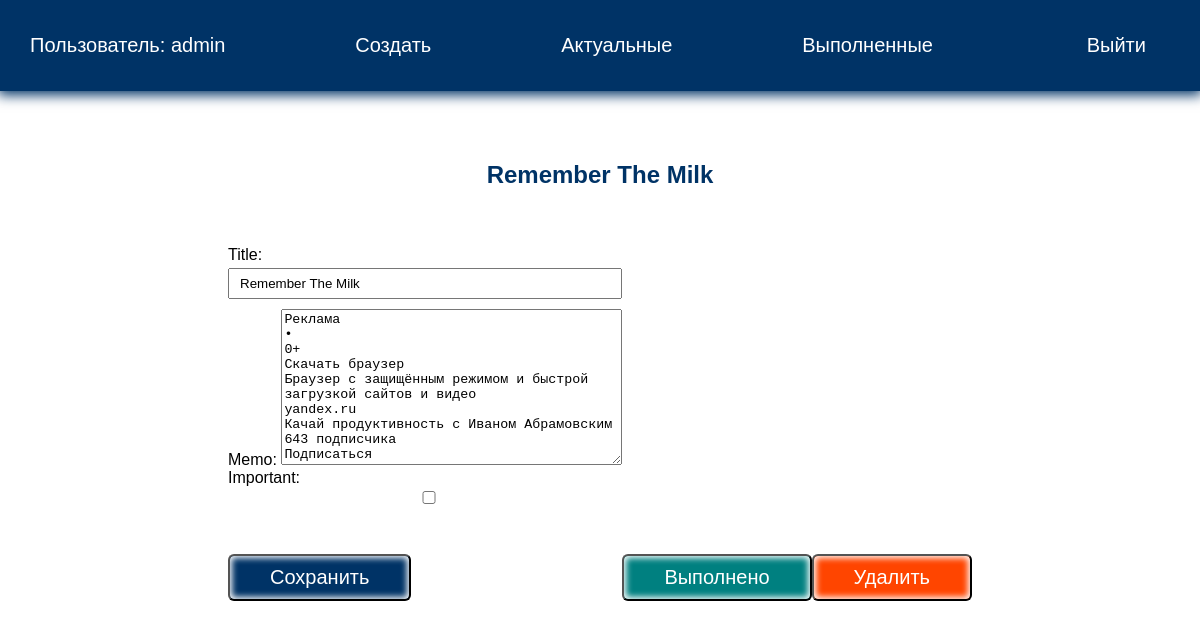
Page /todo/6/ (signed in) on the earlier database version.
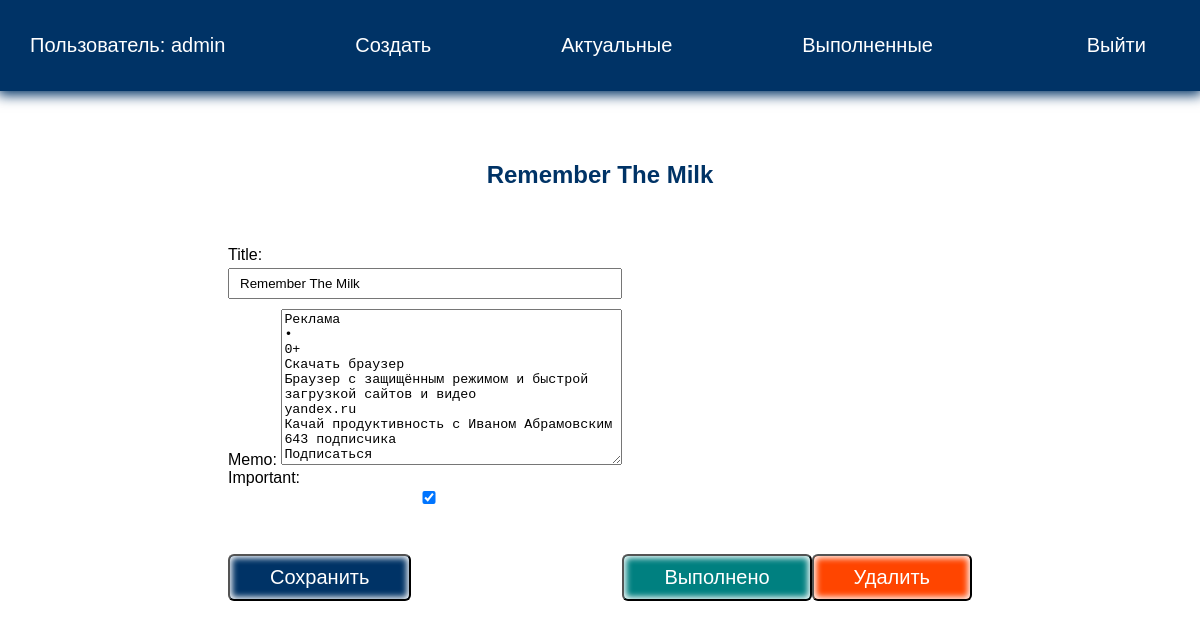
Same page on the later database version.
### todo/models.py (models this page shows, shortened)
class Todo(models.Model):
    title = models.CharField(max_length=100)
    memo = models.TextField(blank=True)  # поле необязательное для заполнения (без NULL)
    created = models.DateTimeField(auto_now_add=True)  # дата создания нашей задачи с автом. заполнением
    date_completed = models.DateTimeField(blank=True, null=True)  # в ячейке будет стоять NULL
    important = models.BooleanField(default=False)  # поле задачи (важная - неважная)
    user = models.ForeignKey(User, on_delete=models.CASCADE)  # делаем связь

### todo/views.py (the view, shortened to what this page needs)
# urls.py: path('todo/<int:todo_pk>/', views.view_todo, name="viewtodo"),
@login_required
def view_todo(request, todo_pk):  # первичный ключ который придет в адресную строку и выведет страницу
    todo = get_object_or_404(Todo, pk=todo_pk)
    if request.method == "GET":  # передаем конкретную задачу на вывод по id на редактирование
        form = TodoForm(instance=todo)  # создаем экз.класса (вывод формы на страницу)
        return render(request, 'todo/viewtodo.html', {'todo': todo, 'form': form})

### todo/forms.py
class TodoForm(ModelForm):
    class Meta:  # зарезервированный класс
        model = Todo
        fields = ['title', 'memo', 'important']  # указываем поля которые будут в новой форме

### todo/templates/todo/viewtodo.html (shortened to what this page needs)
{% extends 'todo/base.html' %}
{% block content %}
<h2>{{ todo.title }}</h2>
<div class="but">
    <form method="post"> {% csrf_token %} {{ form }}
        <button class="btn">Сохранить</button>
    </form>
    <form action="{% url 'completetodo' todo.id %}" method="post"> {% csrf_token %}
        <button class="btn good">Выполнено</button>
    </form>
    <form action="{% url 'deletetodo' todo.id %}" method="post"> {% csrf_token %}
        <button class="btn remove">Удалить</button>
    </form>
</div>
{% endblock %}

### todo/templates/todo/base.html (shortened to what this page needs)
<!DOCTYPE html>
{% load static %}
<html lang="en">
<head>
    <link rel="stylesheet" href="{% static 'css/style.css' %}">
</head>
<body>
<div class="menu">
    <div class="wrap">
        <ul>
        {% if user.is_authenticated %}
            <li class="logo">Пользователь: {{ user.username }}</li>
            <li><a href="{% url 'createtodo' %}">Создать</a></li>
            <li><a href="{% url 'currenttodos' %}">Актуальные</a></li>
            <li><a href="{% url 'completedtodos' %}">Выполненные</a></li>
            <li>
                <form action="{% url 'logoutuser' %}" method="post">
                    <button class="top">Выйти</button>
                </form>
            </li>
        {% else %}
            <li><a href="{% url 'signupuser' %}">Зарегистрироваться</a></li>
            <li><a href="{% url 'loginuser' %}">Войти</a></li>
        {% endif %}
        </ul>
    </div>
</div>
<div class="content">
    <div class="wrap">
        {% block content %}
        {% endblock %}
    </div>
</div>
</body>
</html>

### todo/static/css/style.css (style rules this page uses)
body { padding: 0; margin: 0; font-family: Arial, Helvetica, sans-serif; }
.wrap { max-width: 1200px; margin: 0 auto; padding: 10px 30px; box-sizing: border-box; }
.menu { background: #003366; box-shadow: 0 2px 12px 2px #003366; }
.menu ul { list-style: none; padding: 0; display: flex; justify-content: space-between; align-items: center; font-size: 20px; }
.menu a, .menu li { color: #FFF; text-decoration: none; }
.content .wrap { display: flex; flex-direction: column; align-items: center; justify-content: center; margin-top: 40px; }
h1, h2 { color: #003366; }
.btn { background: #003366; color: #FFF; }
button { border-radius: 6px; box-shadow: inset 0 0 6px 2px #FFF; padding: 10px 40px; margin-top: 40px; font-size: 20px; cursor: pointer; }
input { width: 100%; padding: 6px 10px; box-sizing: border-box; margin-top: 4px; margin-bottom: 10px; }
.top { padding: 4px 24px; margin-top: 0; background: transparent; border: none; color: #FFF; box-shadow: none; }
.but { display: flex; align-items: flex-end; }
.good { background: teal; }
.remove { background: orangered; }

Differences in the rows shown:
changed Todo "Remember The Milk": important "☐" → "☑"
